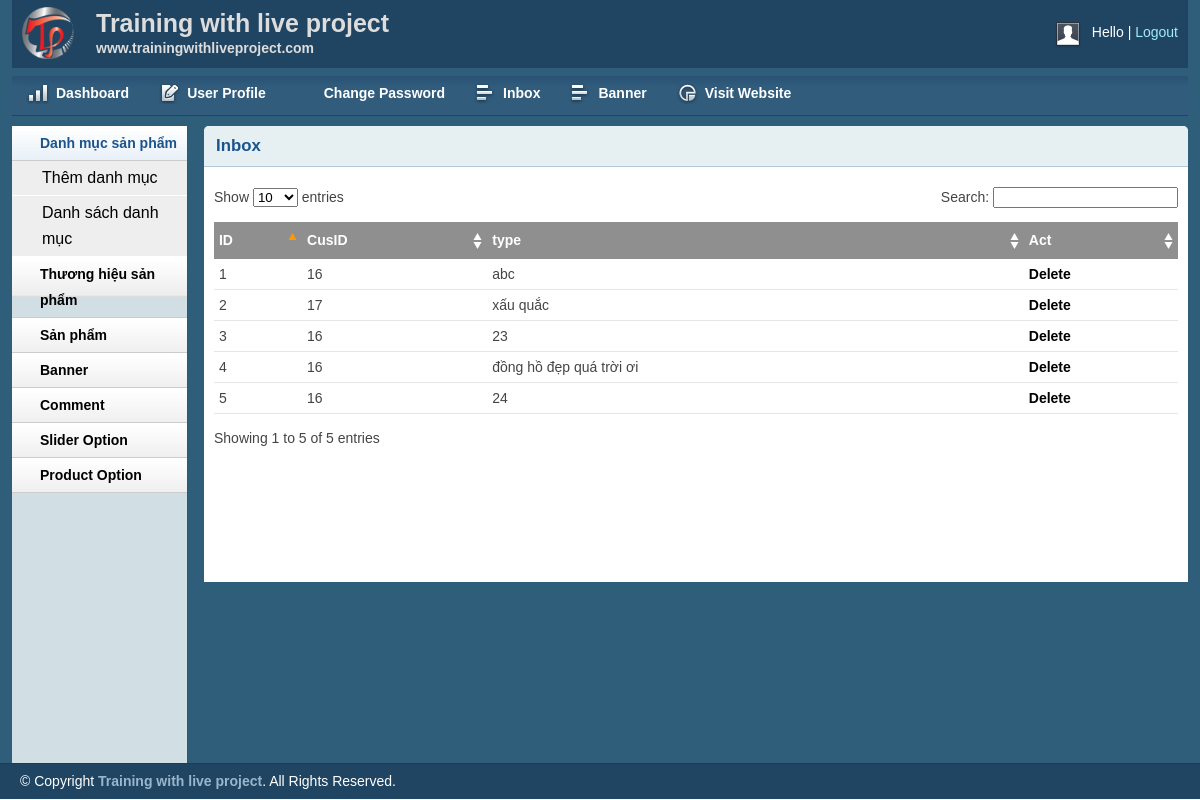
/admin/commentlist.php, run on the app's committed database.
### tables this page shows
CREATE TABLE `tbl_binhluan` (
  `id` int(11) NOT NULL,
  `customer_id` int(11) NOT NULL,
  `product_id` int(11) NOT NULL,
  `content` varchar(255) NOT NULL
);

### lib/database.php (called while the page is built, shortened)
<?php
class Database
{
    public $host = DB_HOST;
    public $user = DB_USER;
    public $pass = DB_PASS;
    public $dbname = DB_NAME;
    public $link;
    private function connectDB()
    {
        $this->link = new mysqli(
            $this->host,
            $this->user,
            $this->pass,
            $this->dbname
        );
        if ($this->link) {
            return false;
        }
    }
    public function select($querry)
    {
        $result = $this->link->query($querry) or
            die($this->link->error . __LINE__);
        if ($result->num_rows > 0) {
            return $result;
        } else {
            return false;
        }
    }
}

### classes/comment.php (called while the page is built, shortened)
<?php
$filepath = realpath(dirname(__FILE__));
include_once($filepath . '/../lib/database.php');
class comment
{
    private $db;
    public function __construct()
    {
        $this->db =  new Database();
    }
    public function getAllComment()
    {
        $query = "SELECT * FROM tbl_binhluan order by id desc";
        $result = $this->db->select($query);
        return $result;
    }
}

### admin/commentlist.php (the view, shortened to what this page needs)
<?php include 'inc/header.php'; ?>
<?php include 'inc/sidebar.php'; ?>
<?php
$filepath = realpath(dirname(__FILE__));
include_once($filepath . '/../classes/cart.php');
include_once($filepath . '/../classes/comment.php');
$comment =  new comment();
?>
<div class="grid_10">
    <div class="box round first grid">
        <h2>Inbox</h2>
        <div class="block">
            <table class="data display datatable" id="example">
                <thead>
                    <tr>
                        <th>ID</th>
                        <th>CusID</th>
                        <th>type</th>
                        <th>Act</th>
                    </tr>
                </thead>
                <tbody>
                    <?php
                    $getAllcomment = $comment->getAllcomment();
                    if ($getAllcomment) {
                        $i = 0;
                        while ($result_comment  = $getAllcomment->fetch_assoc()) {
                            $i++;
                    ?>
                            <tr>
                                <td><?php
                                    echo $i;
                                    ?></td>
                                <td><?php
                                    echo $result_comment['customer_id'];
                                    ?></td>
                                <td><?php
                                    echo $result_comment['content'];
                                    ?></td>
                                <td><a href="?delComment=<?php echo $result_comment['id'] ?>">Delete</a></td>
                            </tr>
                    <?php
                        }
                    }
                    ?>
                </tbody>
            </table>
        </div>
    </div>
</div>
<?php include 'inc/footer.php'; ?>

### admin/css/text.css (style rules this page uses)
body { font: 13px/1.5 Tahoma, Helvetica, Arial, 'Liberation Sans', FreeSans, sans-serif; }
h2 { font-size: 23px; }
p, dl, hr, h1, h2, h3, h4, h5, h6, ol, ul, pre, table, address, fieldset { margin-bottom: 20px; }

### admin/css/grid.css (style rules this page uses)
.grid_1, .grid_2, .grid_3, .grid_4, .grid_5, .grid_6, .grid_7, .grid_8, .grid_9, .grid_10, .grid_11, .grid_12, .grid_13, .grid_14, .grid_15, .grid_16 { display: inline; float: left; margin-left: 1%; margin-right: 1%; }
.container_12 .grid_10 { width: 81.333%; }

### admin/css/layout.css (style rules this page uses)
body { background: #fff none repeat scroll 0 0; color: #444; font-size: 14px; padding: 0; }
a { color: #000; font-weight:bold; text-decoration: none; }
h1, h2, h3, h4, h5, h6 { line-height:1.2em; margin-bottom:.3em; }
h2 { margin-top:1em; }
.box { background:#fff; margin-bottom:20px; padding:10px 10px 10px 10px; margin-left:-8px; }
.box.grid { padding-bottom:40px; }
.box.round { -moz-border-radius: 5px 5px 0px 0px; -webkit-border-radius: 5px 5px 0px 0px; border-radius: 5px 5px 0px 0px; }
.box h2 { font-size:1.2em; font-weight:bold; color:#1B548D; background:#E6F0F3; margin:-10px -10px 0 -10px; padding:10px 12px; border-bottom:1px solid #B3CBD6; -moz-border-radius: 5px 5px 0px 0px; -webkit-border-radius: 5px 5px 0px 0px; border-radius: 5px 5px 0px 0px; }
.box.first { min-height: 406px; }
.block { padding-top:20px; }
.block { padding-bottom:1px; }
table.display { margin: 0 auto; clear: both; width: 100%; }
.sorting_asc { background: #8f8f8f url(../img/table/sort_asc.png) no-repeat center right; padding:8px 5px; text-align:left; color:#fff; }
.sorting { background:#8f8f8f url(../img/table/sort_both.png) no-repeat center right; padding:8px 5px; text-align:left; color:#fff; }
tr.odd { height: 30px; line-height: 30px; border-bottom:1px solid #e6e6e6; }
tr.even { height: 30px; line-height: 30px; border-bottom:1px solid #e6e6e6; }
tr.odd td, tr.even td { padding-left:5px; }

### data on the page
tbl_binhluan: customer "16", content "abc"
tbl_binhluan: customer "17", content "xấu quắc"
tbl_binhluan: customer "16", content "23"
tbl_binhluan: customer "16", content "đồng hồ đẹp quá trời ơi"
tbl_binhluan: customer "16", content "24"
